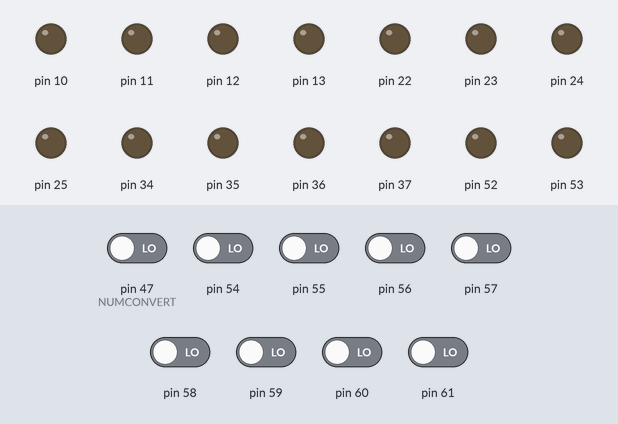
Simulated run of this sketch. Board: Arduino Mega 2560, built with avr-gcc and run on an emulated ATmega2560. Shown: output pins drawn as LEDs (lit = HIGH). The test bench sets the inputs (shaded band); at power-on: pin 47 (NUMCONVERT), pin 54–61 LOW.

Above: at 1.2 s.
1.3 s: pin 54 driven HIGH
At 2.1 s:
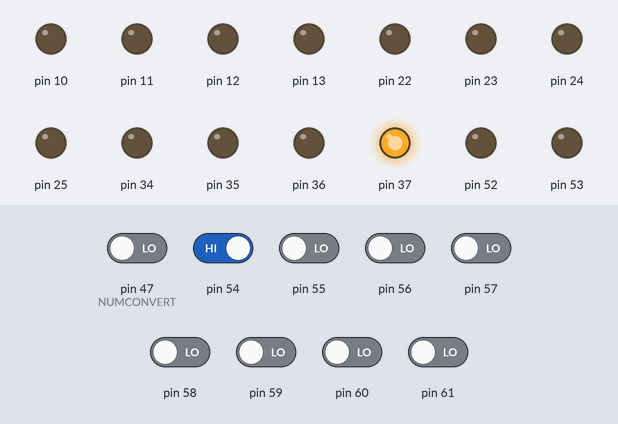
2.8 s: pin 55 driven HIGH
At 3.2 s:
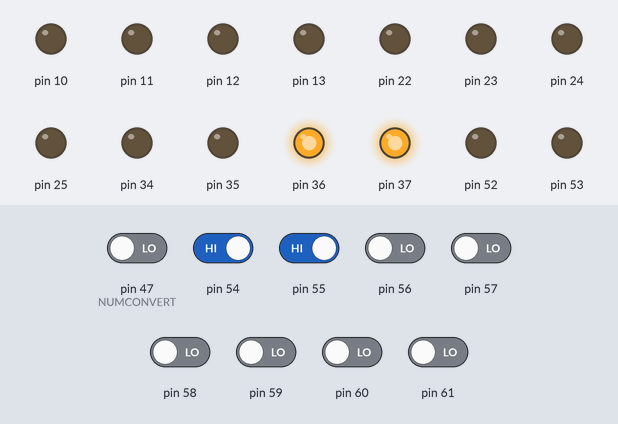
4.3 s: pin 56 driven HIGH
At 5.5 s:
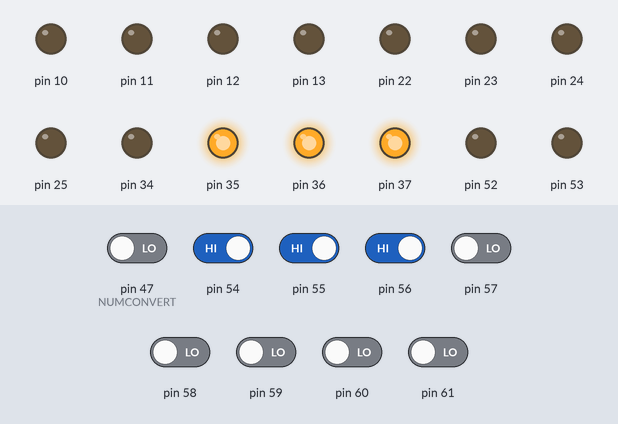
5.8 s: pin 57 driven HIGH
At 6.7 s:
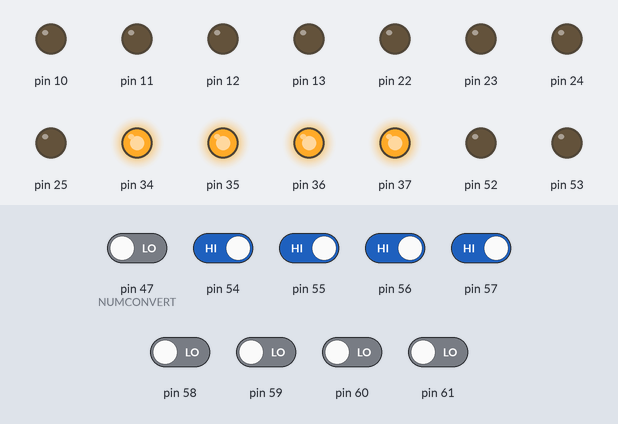
7.3 s: pin 47 (NUMCONVERT) driven HIGH
At 7.8 s:
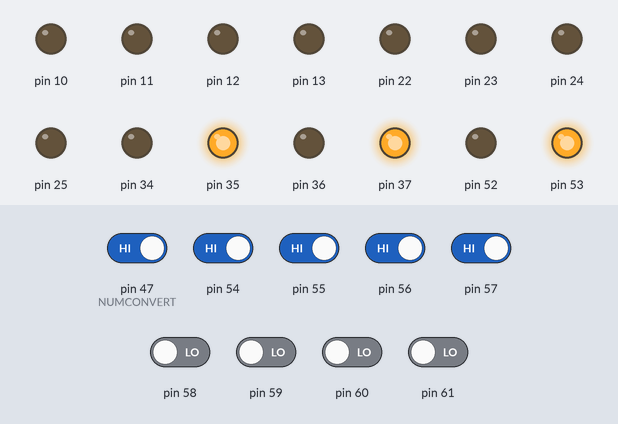
8.8 s: pin 58 driven HIGH
At 10.2 s:
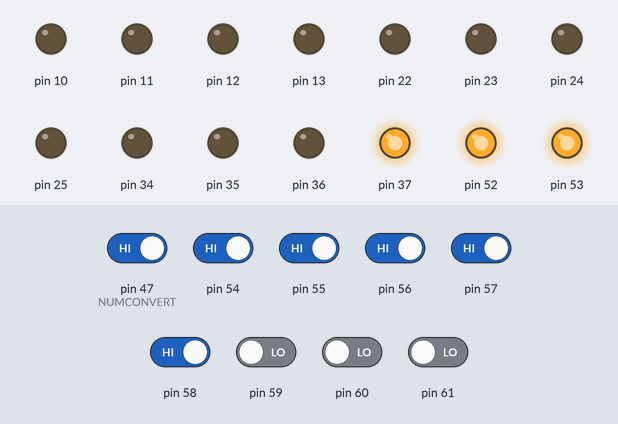
Timing chart, 0 to 11.3 s (numbered marks = the images above; inputs shaded):
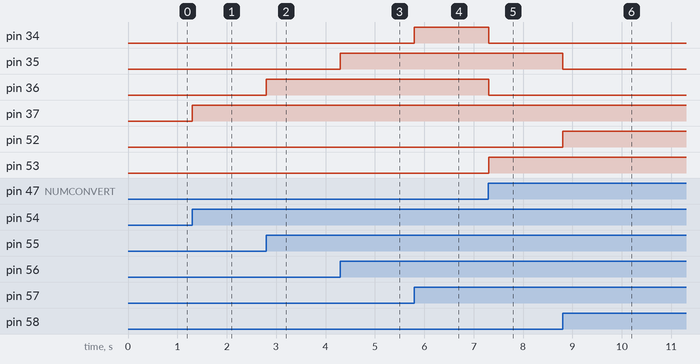

Measured:
- after the input at 1.3 s, pin 37: LOW → HIGH at once
- after the input at 2.8 s, pin 36: LOW → HIGH at once
- after the input at 4.3 s, pin 35: LOW → HIGH at once
- after the input at 5.8 s, pin 34: LOW → HIGH at once
- after the input at 7.3 s, pin 34, pin 36: HIGH → LOW at once; pin 53: LOW → HIGH at once
- after the input at 8.8 s, pin 35: HIGH → LOW at once; pin 52: LOW → HIGH at once

The sketch:

NUMCONVERTER.ino
```cpp
#define NUMCONVERT 47


void setup() {
  DDRA = 0XFF;
  DDRB = 0xFF;
  DDRC = 0xFF;
  DDRF = 0x00;

  pinMode(HEX,INPUT);

  // put your setup code here, to run once:

}

void loop() {

  byte num = PINF;


  if(digitalRead(NUMCONVERT)){

    PORTA = getNdigit(1,num);
    PORTB = getNdigit(2,num);
    PORTC = getNdigit(3,num);
  }
  else{
    PORTA = 0x00;
    PORTB = num >> 4;
    PORTC = highByte((num << 12)) >> 4;
  }


  // put your main code here, to run repeatedly:

}

//Asumess The number has 3 digits max, FF = 255
int getNdigit(int digitPos, int num){

  int neededPos = 3 - digitPos;


  return (num / int(pow(10,neededPos))) % 10;

}
```
